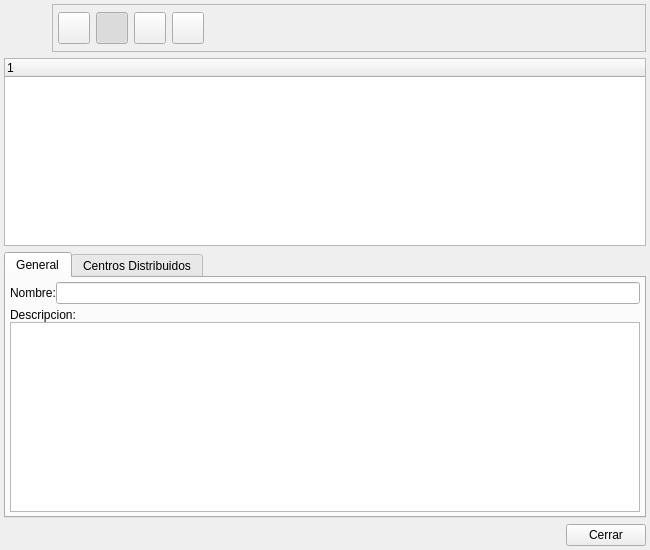
<?xml version="1.0" encoding="UTF-8"?>
<ui version="4.0">
 <class>BcCentroCosteBase</class>
 <widget class="QWidget" name="BcCentroCosteBase">
  <property name="geometry">
   <rect>
    <x>0</x>
    <y>0</y>
    <width>650</width>
    <height>550</height>
   </rect>
  </property>
  <property name="windowTitle">
   <string>Centros de Coste</string>
  </property>
  <property name="windowIcon">
   <iconset resource="../../bulmages.qrc">
    <normaloff>:/BulmaCont32x32/images/png/i_centroCoste.xpm</normaloff>:/BulmaCont32x32/images/png/i_centroCoste.xpm</iconset>
  </property>
  <layout class="QVBoxLayout">
   <property name="margin">
    <number>4</number>
   </property>
   <item>
    <layout class="QHBoxLayout">
     <property name="spacing">
      <number>0</number>
     </property>
     <property name="margin">
      <number>0</number>
     </property>
     <item>
      <widget class="QLabel" name="label">
       <property name="minimumSize">
        <size>
         <width>48</width>
         <height>48</height>
        </size>
       </property>
       <property name="maximumSize">
        <size>
         <width>48</width>
         <height>48</height>
        </size>
       </property>
       <property name="pixmap">
        <pixmap resource="../../bulmages.qrc">:/BulmaCont32x32/images/png/i_centroCoste.xpm</pixmap>
       </property>
       <property name="scaledContents">
        <bool>true</bool>
       </property>
      </widget>
     </item>
     <item>
      <widget class="QFrame" name="frame">
       <property name="frameShape">
        <enum>QFrame::StyledPanel</enum>
       </property>
       <property name="frameShadow">
        <enum>QFrame::Raised</enum>
       </property>
       <layout class="QGridLayout">
        <property name="margin">
         <number>5</number>
        </property>
        <property name="spacing">
         <number>6</number>
        </property>
        <item row="0" column="0">
         <widget class="QToolButton" name="mui_crear">
          <property name="minimumSize">
           <size>
            <width>32</width>
            <height>32</height>
           </size>
          </property>
          <property name="maximumSize">
           <size>
            <width>32</width>
            <height>32</height>
           </size>
          </property>
          <property name="text">
           <string/>
          </property>
          <property name="icon">
           <iconset resource="../../bulmages.qrc">
            <normaloff>:/Images/document-new.png</normaloff>:/Images/document-new.png</iconset>
          </property>
          <property name="iconSize">
           <size>
            <width>22</width>
            <height>22</height>
           </size>
          </property>
          <property name="shortcut">
           <string>Ctrl+N</string>
          </property>
         </widget>
        </item>
        <item row="0" column="2">
         <widget class="QToolButton" name="mui_borrar">
          <property name="minimumSize">
           <size>
            <width>32</width>
            <height>32</height>
           </size>
          </property>
          <property name="maximumSize">
           <size>
            <width>32</width>
            <height>32</height>
           </size>
          </property>
          <property name="text">
           <string/>
          </property>
          <property name="icon">
           <iconset resource="../../bulmages.qrc">
            <normaloff>:/Images/edit-delete.png</normaloff>:/Images/edit-delete.png</iconset>
          </property>
          <property name="iconSize">
           <size>
            <width>22</width>
            <height>22</height>
           </size>
          </property>
          <property name="shortcut">
           <string>Ctrl+D</string>
          </property>
         </widget>
        </item>
        <item row="0" column="3">
         <widget class="QToolButton" name="mui_guardar">
          <property name="minimumSize">
           <size>
            <width>32</width>
            <height>32</height>
           </size>
          </property>
          <property name="maximumSize">
           <size>
            <width>32</width>
            <height>32</height>
           </size>
          </property>
          <property name="text">
           <string/>
          </property>
          <property name="icon">
           <iconset resource="../../bulmages.qrc">
            <normaloff>:/Images/edit-save.png</normaloff>:/Images/edit-save.png</iconset>
          </property>
          <property name="iconSize">
           <size>
            <width>22</width>
            <height>22</height>
           </size>
          </property>
          <property name="shortcut">
           <string>Ctrl+S</string>
          </property>
         </widget>
        </item>
        <item row="0" column="6">
         <spacer>
          <property name="orientation">
           <enum>Qt::Horizontal</enum>
          </property>
          <property name="sizeType">
           <enum>QSizePolicy::Expanding</enum>
          </property>
          <property name="sizeHint" stdset="0">
           <size>
            <width>171</width>
            <height>34</height>
           </size>
          </property>
         </spacer>
        </item>
        <item row="0" column="1">
         <widget class="QToolButton" name="mui_detalles">
          <property name="minimumSize">
           <size>
            <width>32</width>
            <height>32</height>
           </size>
          </property>
          <property name="maximumSize">
           <size>
            <width>32</width>
            <height>32</height>
           </size>
          </property>
          <property name="toolTip">
           <string>Mostrar / Ocultar Detalle</string>
          </property>
          <property name="whatsThis">
           <string>Mostrar / Ocultar Detalle</string>
          </property>
          <property name="text">
           <string/>
          </property>
          <property name="icon">
           <iconset resource="../../bulmages.qrc">
            <normaloff>:/Images/document-open.png</normaloff>:/Images/document-open.png</iconset>
          </property>
          <property name="iconSize">
           <size>
            <width>22</width>
            <height>22</height>
           </size>
          </property>
          <property name="checkable">
           <bool>true</bool>
          </property>
          <property name="checked">
           <bool>true</bool>
          </property>
         </widget>
        </item>
       </layout>
      </widget>
     </item>
    </layout>
   </item>
   <item>
    <widget class="QTreeWidget" name="mui_list">
     <column>
      <property name="text">
       <string>1</string>
      </property>
     </column>
    </widget>
   </item>
   <item>
    <widget class="QTabWidget" name="tabWidget">
     <property name="currentIndex">
      <number>0</number>
     </property>
     <widget class="QWidget" name="tab">
      <attribute name="title">
       <string>General</string>
      </attribute>
      <layout class="QVBoxLayout">
       <property name="spacing">
        <number>4</number>
       </property>
       <property name="margin">
        <number>4</number>
       </property>
       <item>
        <layout class="QHBoxLayout">
         <property name="spacing">
          <number>0</number>
         </property>
         <property name="margin">
          <number>0</number>
         </property>
         <item>
          <widget class="QLabel" name="textLabel1">
           <property name="text">
            <string>Nombre:</string>
           </property>
          </widget>
         </item>
         <item>
          <widget class="QLineEdit" name="mui_nombre"/>
         </item>
        </layout>
       </item>
       <item>
        <layout class="QVBoxLayout">
         <property name="spacing">
          <number>0</number>
         </property>
         <property name="margin">
          <number>0</number>
         </property>
         <item>
          <widget class="QLabel" name="textLabel1_2">
           <property name="sizePolicy">
            <sizepolicy hsizetype="Fixed" vsizetype="Fixed">
             <horstretch>0</horstretch>
             <verstretch>0</verstretch>
            </sizepolicy>
           </property>
           <property name="text">
            <string>Descripcion:</string>
           </property>
          </widget>
         </item>
         <item>
          <widget class="QTextEdit" name="mui_descripcion"/>
         </item>
        </layout>
       </item>
      </layout>
     </widget>
     <widget class="QWidget" name="tab_2">
      <attribute name="title">
       <string>Centros Distribuidos</string>
      </attribute>
      <layout class="QGridLayout">
       <property name="margin">
        <number>4</number>
       </property>
       <property name="spacing">
        <number>4</number>
       </property>
       <item row="0" column="0">
        <widget class="BfSubForm" name="mui_cdistribuidos"/>
       </item>
      </layout>
     </widget>
    </widget>
   </item>
   <item>
    <layout class="QHBoxLayout">
     <property name="spacing">
      <number>0</number>
     </property>
     <property name="margin">
      <number>0</number>
     </property>
     <item>
      <spacer>
       <property name="orientation">
        <enum>Qt::Horizontal</enum>
       </property>
       <property name="sizeType">
        <enum>QSizePolicy::Expanding</enum>
       </property>
       <property name="sizeHint" stdset="0">
        <size>
         <width>191</width>
         <height>21</height>
        </size>
       </property>
      </spacer>
     </item>
     <item>
      <widget class="QPushButton" name="pushButton2">
       <property name="text">
        <string>Cerrar</string>
       </property>
      </widget>
     </item>
    </layout>
   </item>
  </layout>
 </widget>
 <layoutdefault spacing="6" margin="11"/>
 <customwidgets>
  <customwidget>
   <class>BfSubForm</class>
   <extends>QTableWidget</extends>
   <header>bfsubform.h</header>
  </customwidget>
 </customwidgets>
 <resources>
  <include location="../../bulmages.qrc"/>
 </resources>
 <connections>
  <connection>
   <sender>pushButton2</sender>
   <signal>clicked()</signal>
   <receiver>BcCentroCosteBase</receiver>
   <slot>close()</slot>
   <hints>
    <hint type="sourcelabel">
     <x>749</x>
     <y>892</y>
    </hint>
    <hint type="destinationlabel">
     <x>549</x>
     <y>539</y>
    </hint>
   </hints>
  </connection>
  <connection>
   <sender>mui_detalles</sender>
   <signal>toggled(bool)</signal>
   <receiver>tabWidget</receiver>
   <slot>setShown(bool)</slot>
   <hints>
    <hint type="sourcelabel">
     <x>20</x>
     <y>459</y>
    </hint>
    <hint type="destinationlabel">
     <x>281</x>
     <y>488</y>
    </hint>
   </hints>
  </connection>
 </connections>
</ui>
